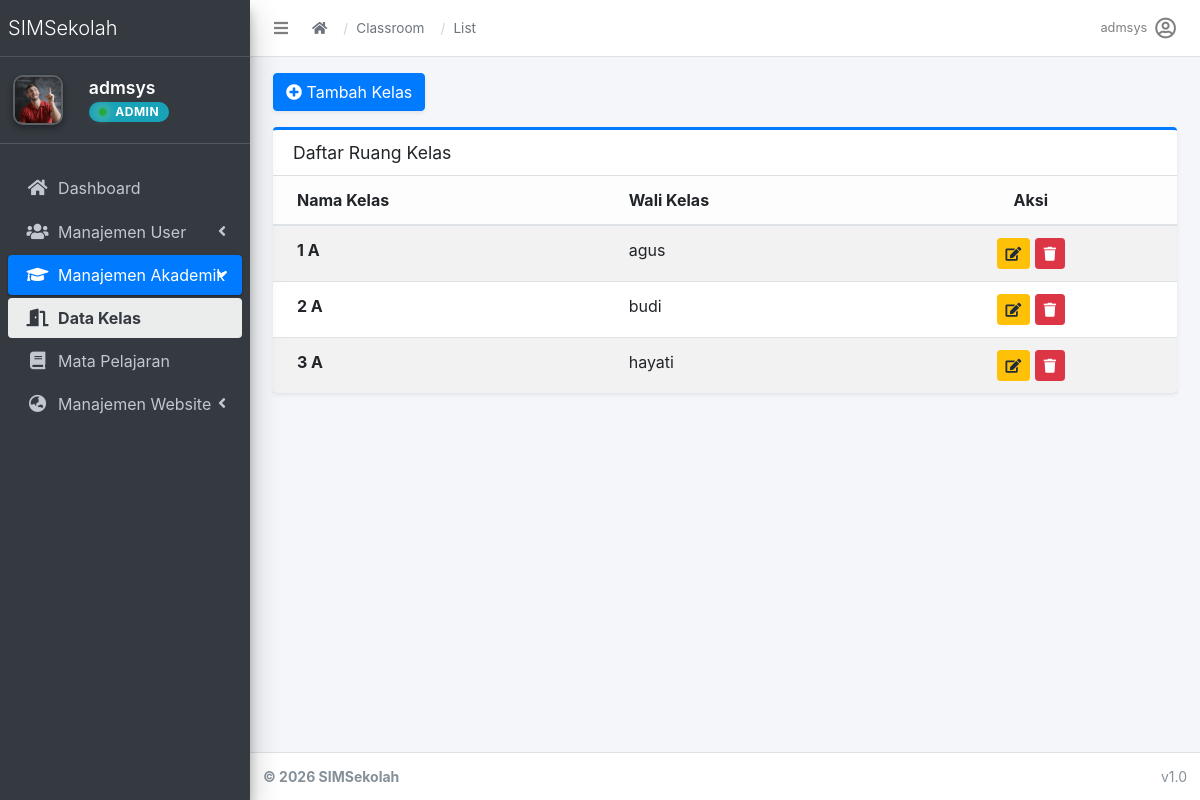
Page /academics/classrooms/ (signed in) on the earlier database version.
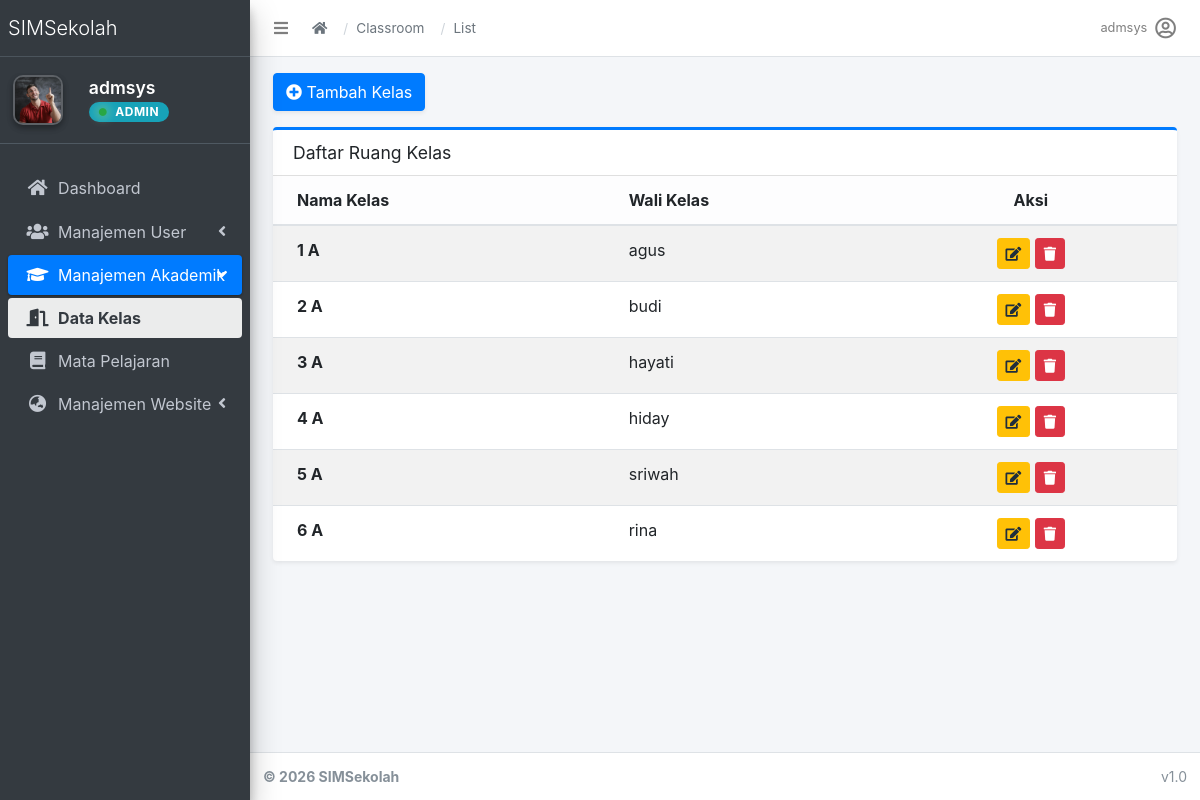
Same page on the later database version.
### apps/academics/models.py (models this page shows, shortened)
class Classroom(models.Model):
    nama = models.CharField(max_length=50) # Contoh: 1A
    wali_kelas = models.OneToOneField(User, on_delete=models.SET_NULL, null=True, limit_choices_to={'role': 'teacher'})

### apps/accounts/models.py (models this page shows, shortened)
class User(AbstractUser):
    role = models.CharField(
        max_length=20,
        choices=(
            ('admin', 'Admin'),
            ('operator', 'Operator'),
            ('teacher', 'Teacher'),
            ('student', 'Student'),
        ),
        default='student'
    )

### apps/academics/views/classroom.py (the view)
# urls.py: path('classrooms/', classroom.ClassroomListView.as_view(), name='classroom_list'),
class ClassroomListView(RoleRequiredMixin, ListView):
    model = Classroom
    template_name = 'dashboard/academics/classroom/classroom_list.html'
    context_object_name = 'classrooms'

### apps/accounts/mixins.py (called while the page is built)
    def dispatch(self, request, *args, **kwargs):
        if not request.user.is_authenticated:
            return self.handle_no_permission()
        user = request.user
        if user.is_superuser:
            return super().dispatch(request, *args, **kwargs)
        if user.role in self.allowed_roles:
            return super().dispatch(request, *args, **kwargs)
        return redirect('dashboard')

### apps/accounts/templatetags/account_tags.py (called while the page is built)
@register.inclusion_tag('accounts/partials/user_info.html', takes_context=True)
def user_profile_info(context):
    request = context['request']
    user = request.user
    return {
        'profile': user.userprofile if user.is_authenticated else None,
        'user': user
    }

### apps/core/context_processors.py (called while the page is built)
def theme(request):
    return {
        "THEME": settings.THEME
    }

def breadcrumbs(request):
    breadcrumbs = []
    if request.resolver_match:
        url_name = request.resolver_match.url_name
        if url_name:
            parts = url_name.split("_")
            for part in parts:
                breadcrumbs.append({
                    "name": part.capitalize(),
                    "url": ""
                })
    return {
        "breadcrumbs": breadcrumbs
    }

### templates/dashboard/academics/classroom/classroom_list.html (shortened to what this page needs)
{% extends "admin/base.html" %}
{% block content %}
<div class="container-fluid">
    <div class="mb-3">
        <a href="{% url 'academics:classroom_create' %}" class="btn btn-primary shadow-sm">
            <i class="fas fa-plus-circle me-1"></i> Tambah Kelas
        </a>
    </div>
    <div class="card card-outline card-primary shadow-sm">
        <div class="card-header">
            <h3 class="card-title">Daftar Ruang Kelas</h3>
        </div>
        <div class="card-body p-0">
            <table class="table table-hover table-striped mb-0">
                <thead class="table-light">
                    <tr>
                        <th>Nama Kelas</th>
                        <th>Wali Kelas</th>
                        <th class="text-center">Aksi</th>
                    </tr>
                </thead>
                <tbody>
                    {% for room in classrooms %}
                    <tr>
                        <td><strong>{{ room.nama }}</strong></td>
                        <td>{{ room.wali_kelas.get_full_name|default:room.wali_kelas.username }}</td>
                        <td class="text-center">
                            <a href="{% url 'academics:classroom_edit' room.pk %}" class="btn btn-sm btn-warning">
                                <i class="fas fa-edit"></i>
                            </a>
                            <a href="{% url 'academics:classroom_delete' room.pk %}" class="btn btn-sm btn-danger">
                                <i class="fas fa-trash"></i>
                            </a>
                        </td>
                    </tr>
                    {% empty %}
                    <tr>
                        <td colspan="3" class="text-center text-muted py-4">Belum ada data kelas.</td>
                    </tr>
                    {% endfor %}
                </tbody>
            </table>
        </div>
    </div>
</div>
{% endblock %}

### templates/admin/partials/navbar.html (shortened to what this page needs)
<nav class="main-header navbar navbar-expand navbar-white navbar-light">
  <ul class="navbar-nav">
    <li class="nav-item">
      <a class="nav-link" data-widget="pushmenu" href="#" role="button">
        <i class="fas fa-bars"></i>
      </a>
    </li>
  </ul>
  <nav aria-label="breadcrumb" class="d-none d-md-flex align-items-center ml-2">
    <ol class="breadcrumb">
      <li class="breadcrumb-item">
        <a href="{% url 'dashboard' %}"><i class="fas fa-home"></i></a>
      </li>
      {% for crumb in breadcrumbs %}
        {% if crumb.url %}
          <li class="breadcrumb-item">
            <a href="{{ crumb.url }}">{{ crumb.name }}</a>
          </li>
        {% else %}
          <li class="breadcrumb-item active" aria-current="page">
            {{ crumb.name }}
          </li>
        {% endif %}
      {% endfor %}
    </ol>
  </nav>
  <ul class="navbar-nav ml-auto">
    <li class="nav-item dropdown">
      <a class="nav-link d-flex align-items-center" data-toggle="dropdown" href="#">
        <span class="mr-2 d-none d-lg-inline text-gray-600 small">{{ user.username }}</span>
        <i class="far fa-user-circle fa-lg"></i>
      </a>
    </li>
  </ul>
</nav>

Differences in the rows shown:
added Classroom: nama "4 A", wali_kelas.get_full_name "hiday"
added Classroom: nama "5 A", wali_kelas.get_full_name "sriwah"
added Classroom: nama "6 A", wali_kelas.get_full_name "rina"
